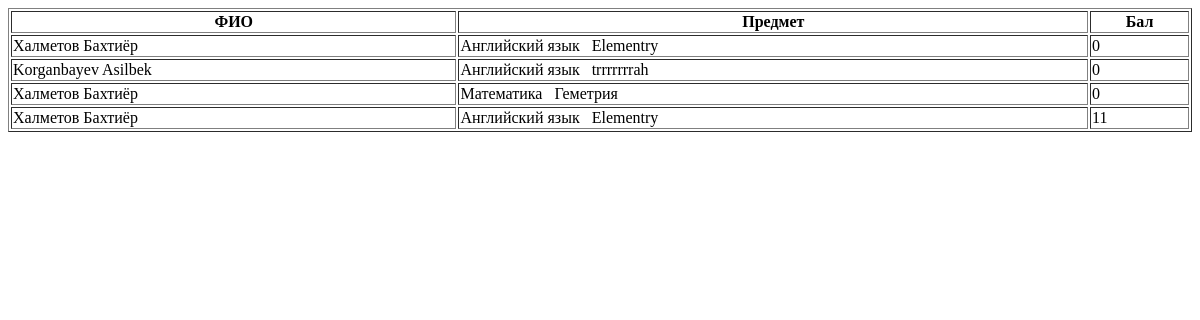
The app's page /results/print?action=print&class_id=0&subject_id=0&test_list_id=0&sort_dr=desc&sort_key=id (signed in), older data.
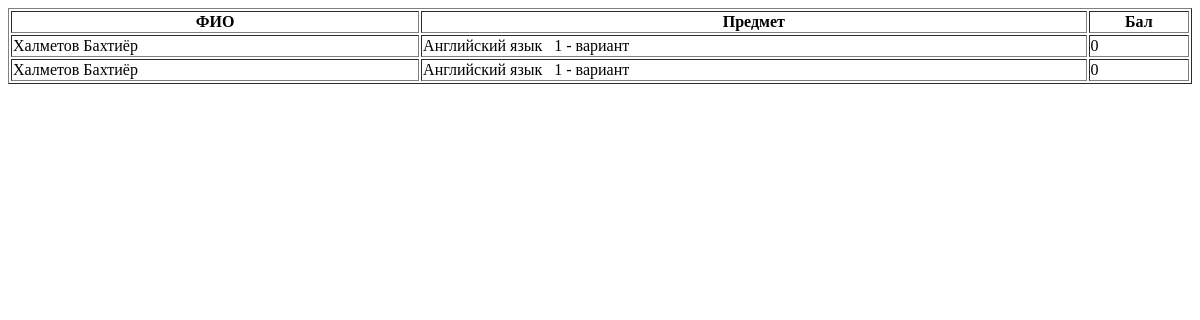
The same page, newer data.
### main/models.py (models this page shows, shortened)
class UserTestItem(models.Model):
    title = models.CharField(max_length=200, blank=True)
    test = models.ForeignKey(Test, on_delete=models.CASCADE, default="")
    user = models.ForeignKey(User, on_delete=models.CASCADE, default="")
    start_date = models.DateTimeField()
    stop_date = models.DateTimeField()
    ball = models.IntegerField(default=0)
    count_question = models.IntegerField(default=0)
    true_question = models.IntegerField(default=0)

class User(models.Model):
    first_name = models.CharField(max_length=300)
    last_name = models.CharField(max_length=300)
    clas = models.ForeignKey(Class, on_delete=models.CASCADE)
    ball = models.IntegerField(default=0)
    rating = models.IntegerField(default=0)
    def __str__(self):
        return f'{self.last_name} {self.first_name}'

class Test(models.Model):
    title = models.CharField(max_length=300, blank=True, default="")
    subject = models.ForeignKey(Subject, on_delete=models.CASCADE)
    clas = models.ForeignKey(Class, on_delete=models.CASCADE)
    start_time = models.DateTimeField()
    stop_time = models.DateTimeField()
    limit = models.IntegerField(default=40)
    description = models.TextField()

class Subject(models.Model):
    title = models.CharField(max_length=300)
    logo = models.ImageField(upload_to='upload', blank=True)
    status = models.IntegerField(default=0, blank=True)
    rating = models.IntegerField(default=0, blank=True)

### main/views.py (the view, shortened to what this page needs)
# urls.py: path('results', resultsHandler),
def resultsHandler(request):
    action = request.GET.get('action', '')
    sort_dr = request.GET.get('sort_dr', 'desc')
    sort_key = request.GET.get('sort_key', 'id')
    class_id = int(request.GET.get('class_id', 0))
    subject_id = int(request.GET.get('subject_id', 0))
    test_list_id = int(request.GET.get('test_list_id', 0))
    total = 0
    orderby_values = {
        'date': 'id',
        'last_name': 'user__last_name',
        'ball': 'ball',
        'subject': 'test__subject__title'
    }
    orderby_value = orderby_values.get(sort_key, 'id')
    if sort_dr == 'desc':
        orderby_value = '-' + orderby_value
    limit = int(request.GET.get('limit', 20))
    current_page = int(request.GET.get('page', 1))
    stop = current_page * limit
    start = stop - limit
    classes = []
    subjects = []
    test_list = []
    if not request.user.is_authenticated:
        tests = []
        current_user = request.session.get('user_id', None)
        if current_user:
            current_user = User.objects.get(id=int(current_user))
            if current_user:
                classes = Class.objects.filter(id=current_user.clas.id)
                all_tests = UserTestItem.objects.filter(user__id=int(current_user.id))
                user_subjects = []
                user_tests_list = []
                for at in all_tests:
                    if at.test.subject.id not in user_subjects:
                        user_subjects.append(at.test.subject.id)
                    if at.test.id not in user_tests_list:
                        if subject_id:
                            if at.test.subject.id == subject_id:
                                user_tests_list.append(at.test.id)
                        else:
                            user_tests_list.append(at.test.id)
                if user_subjects:
                    subjects = Subject.objects.filter(id__in=user_subjects)
                if user_tests_list:
                    test_list = Test.objects.filter(id__in=user_tests_list)
                tests = []
                if test_list_id:
                    tests = UserTestItem.objects.filter(user__id=int(current_user.id)).filter(test__id=test_list_id).order_by(orderby_value)[start:stop]
                    total = UserTestItem.objects.filter(user__id=int(current_user.id)).filter(test__id=test_list_id).order_by(orderby_value).count()
                else:
                    if subject_id:
                        tests = UserTestItem.objects.filter(user__id=int(current_user.id)).filter(test__subject__id=subject_id).order_by(orderby_value)[start:stop]
                        total = UserTestItem.objects.filter(user__id=int(current_user.id)).filter(test__subject__id=subject_id).order_by(orderby_value).count()
                    else:
                        tests = UserTestItem.objects.filter(user__id=int(current_user.id)).order_by(orderby_value)[start:stop]
                        total = UserTestItem.objects.filter(user__id=int(current_user.id)).order_by(orderby_value).count()
    else:
        classes = Class.objects.all()
        subjects = Subject.objects.all()
        test_list = []
        if not class_id and not subject_id:
            test_list = Test.objects.all()
        tests = []
        if not class_id and not subject_id and not test_list_id:
            tests = UserTestItem.objects.all().order_by(orderby_value).order_by(orderby_value)[start:stop]
            total = UserTestItem.objects.all().order_by(orderby_value).order_by(orderby_value).count()
    prev_page = current_page - 1
    next_page = 0
    if total > stop:
        next_page = current_page + 1
    page_count = math.ceil(total / limit)
    page_range = range(1, page_count + 1)
    oData = {
        'current_page': current_page,
        'prev_page': prev_page,
        'next_page': next_page,
        'total': total,
        'limit': limit,
        'page_range': page_range,
        'page_count': page_count
    }
    oData['tests'] = tests
    oData['subjects'] = subjects
    oData['classes'] = classes
    oData['test_list'] = test_list
    oData['class_id'] = class_id
    oData['subject_id'] = subject_id
    oData['test_list_id'] = test_list_id
    oData['sort_dr'] = sort_dr
    oData['sort_key'] = sort_key
    if action == 'print':
        return render(request, 'results-print.html', oData)
    else:
        return render(request, 'results.html', oData)

### templates/results-print.html (shortened to what this page needs)
<!DOCTYPE html>
<html lang="en">
<head>
</head>
<body>
<table border="1" style="width:100%;">
    <thead>
        <tr>
            <th>ФИО</th>
            <th>Предмет</th>
            <th>Бал</th>
        </tr>
    </thead>
    <tbody>
    {% for tt in tests %}
        <tr>
            <td>{{ tt.user }}</td>
            <td>{{ tt.test.subject.title }}&nbsp;&nbsp; {{ tt.test.title }}</td>
            <td>{{ tt.ball }}</td>
        </tr>
    {% endfor %}
    </tbody>
</table>
</body>
</html>

Row changes from the older to the newer data that the page shows:
removed UserTestItem: user "Халметов Бахтиёр", test.subject "Английский язык", test "Elementry", ball "0"
removed UserTestItem: user "Korganbayev Asilbek", test.subject "Английский язык", test "trrrrrrrah", ball "0"
removed UserTestItem: user "Халметов Бахтиёр", test.subject "Математика", test "Геметрия", ball "0"
removed UserTestItem: user "Халметов Бахтиёр", test.subject "Английский язык", test "Elementry", ball "11"
added UserTestItem: user "Халметов Бахтиёр", test.subject "Английский язык", test "1 - вариант", ball "0"
added UserTestItem: user "Халметов Бахтиёр", test.subject "Английский язык", test "1 - вариант", ball "0"
